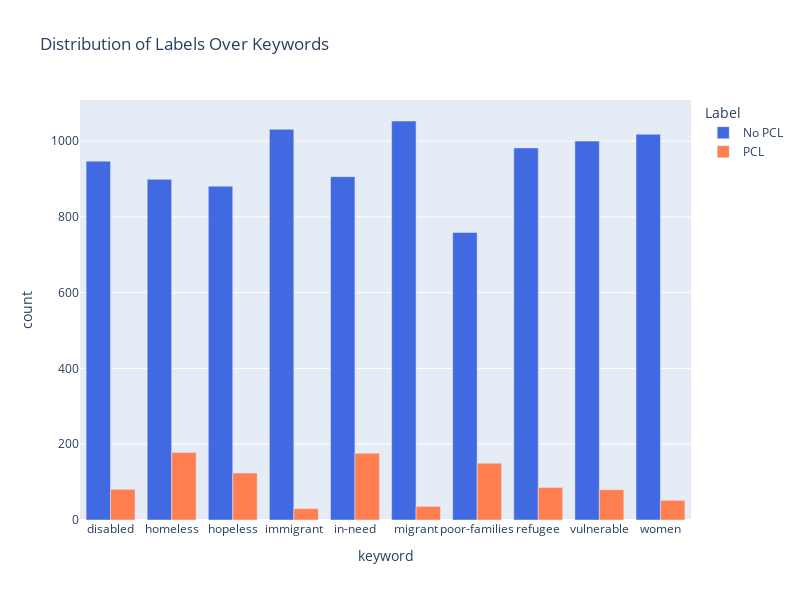

Notebook source saved alongside this figure:
### Code cell
color_discrete_map = {"No PCL": 'royalblue', "PCL": 'coral'}

df_grouped = original_train_data.groupby(['keyword', 'label']).size().reset_index(name='count')
df_grouped['label'] = df_grouped['label'].replace({0: "No PCL", 1: "PCL"})

fig = px.bar(df_grouped, x='keyword', y='count', color='label',
             title='Distribution of Labels Over Keywords',
             barmode='group',
             color_discrete_map=color_discrete_map)

fig.update_layout(width=800, height=600)
fig.update_layout(legend_title_text='Label')

fig.show()

### Figure 1 — Plotly figure (JSON) as saved in the notebook; plotly's stock layout.template omitted (floating-point values rounded to 4 significant figures)
{"data": [{"alignmentgroup": "True", "hovertemplate": "label=No PCL<br>keyword=%{x}<br>count=%{y}<extra></extra>", "legendgroup": "No PCL", "marker": {"color": "royalblue", "pattern": {"shape": ""}}, "name": "No PCL", "offsetgroup": "No PCL", "orientation": "v", "showlegend": true, "textposition": "auto", "type": "bar", "x": ["disabled", "homeless", "hopeless", "immigrant", "in-need", "migrant", "poor-families", "refugee", "vulnerable", "women"], "xaxis": "x", "y": [947, 899, 881, 1031, 906, 1053, 759, 982, 1000, 1018], "yaxis": "y"}, {"alignmentgroup": "True", "hovertemplate": "label=PCL<br>keyword=%{x}<br>count=%{y}<extra></extra>", "legendgroup": "PCL", "marker": {"color": "coral", "pattern": {"shape": ""}}, "name": "PCL", "offsetgroup": "PCL", "orientation": "v", "showlegend": true, "textposition": "auto", "type": "bar", "x": ["disabled", "homeless", "hopeless", "immigrant", "in-need", "migrant", "poor-families", "refugee", "vulnerable", "women"], "xaxis": "x", "y": [81, 178, 124, 30, 176, 36, 150, 86, 80, 52], "yaxis": "y"}], "layout": {"barmode": "group", "height": 600, "legend": {"title": {"text": "Label"}, "tracegroupgap": 0}, "title": {"text": "Distribution of Labels Over Keywords"}, "width": 800, "xaxis": {"anchor": "y", "domain": [0, 1], "title": {"text": "keyword"}}, "yaxis": {"anchor": "x", "domain": [0, 1], "title": {"text": "count"}}}}
